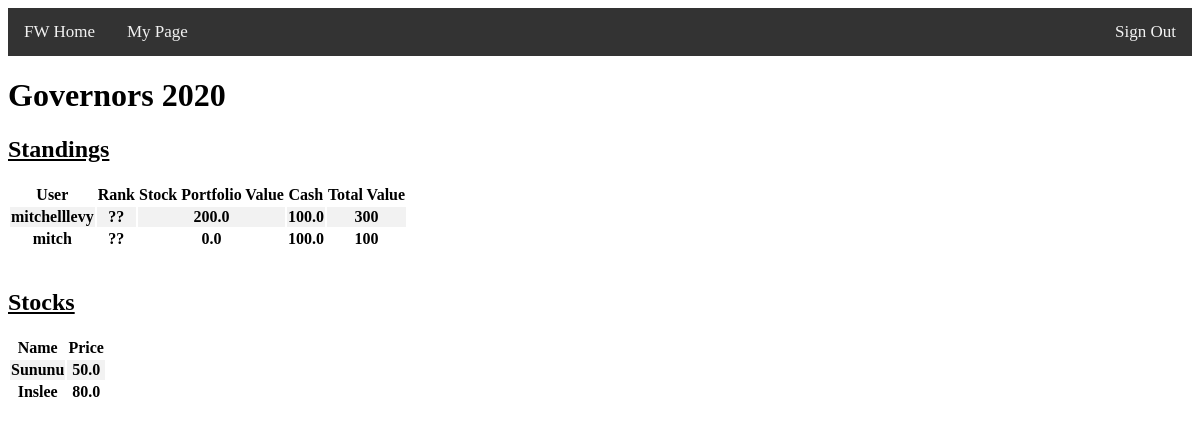
Page /league/12/ (signed in) on the earlier database version.
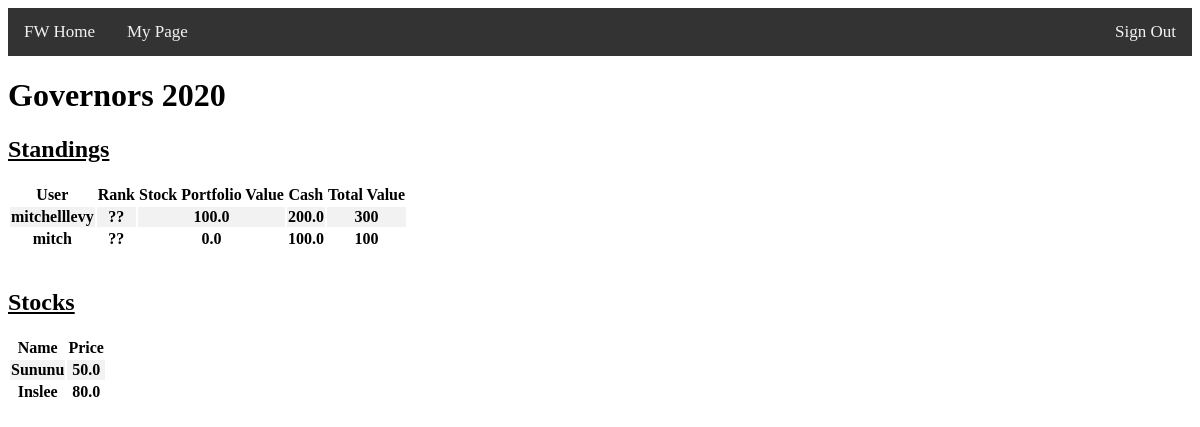
Same page on the later database version.
### fantasyworld/models.py (models this page shows, shortened)
class Team(models.Model):
	user = models.ForeignKey(Profile, on_delete=models.CASCADE)
	league_session = models.ForeignKey(LeagueSession, on_delete=models.CASCADE)
	team_name = models.CharField(max_length=100, default = "Team")
	is_commissioner = models.BooleanField(default=False)
	budget = models.FloatField(default=100)
	def get_current_stock_quantity(self, stock):
		quantity = 0
		transactions = stock.stocktransaction_set.filter(team=self)
		for transaction in transactions:
			if transaction.bought_stock == True:
				quantity += transaction.quantity
			if transaction.sold_stock == True:
				quantity -= transaction.quantity
		return quantity

class Profile(models.Model):
	user = models.OneToOneField(User, on_delete=models.CASCADE)

### fantasyworld/views/league_views.py (the view)
# urls.py: path('league/<int:league_id>/', views.league_home,
def league_home(request, league_id):
	try:
		league = League.objects.get(pk=league_id)
	except League.DoesNotExist:
		raise Http404("League Does Not Exist :(")
	try:
		user = request.user
		if len(Profile.objects.filter(user=user)) == 0:
			prof = Profile(user=user)
			prof.save()
		league_session = LeagueSession.objects.get(league=league,
			is_current_league_session=True)
		teams = Team.objects.filter(league_session=league_session)
		if user.is_authenticated:
			user_in_league = Team.objects.filter(league_session = league_session,
				user=Profile.objects.get(user=user)).exists()
		all_stocks = Stock.objects.filter(league_session=league_session)
		team_portfolio_values = {}
		for team in teams:
			portfolio_value = 0
			for stock in all_stocks:
				quantity = team.get_current_stock_quantity(stock)
				price = stock.price
				portfolio_value += quantity*price
			team_portfolio_values[team] = portfolio_value
	except Exception as e:
		raise Http404(e)
	return render(request, 'fantasyworld/league_home.html',
		context={'league': league,
					'user_in_league': user_in_league,
					'team_portfolio_values': team_portfolio_values,
					'all_stocks': all_stocks})

### fantasyworld/templates/fantasyworld/league_home.html (shortened to what this page needs)
{% extends 'fantasyworld/base.html' %}
{% block content %}
<h1>{{league.name}}</h1>
{% if league.is_public or user_in_league %}
<h2><u>Standings</u></h2>
<table class="table table-striped" style="margin-top: 5px;">
  <thead>
    <tr>
      <th scope="col">User</th>
      <th scope="col">Rank</th>
      <th scope="col">Stock Portfolio Value</th>
      <th scope="col">Cash</th>
      <th scope="col">Total Value</th>
    </tr>
  </thead>
  <tbody>
  {% for team, team_portfolio_value in team_portfolio_values.items %}
    <tr>
      <th> {{team.user.user}} </th>
      <th> ?? </th>
      <th> {{team_portfolio_value}} </th>
      <th> {{team.budget}} </th>
      <th> {{team.budget|add:team_portfolio_value}} </th>
  {% endfor %}
  </tbody>
</table>
<br>
<h2><u>Stocks</u></h2>
  {% if all_stocks %}
  <table class="table table-striped" style="margin-top: 5px;">
    <thead>
      <tr>
        <th scope="col">Name</th>
        <th scope="col">Price</th>
      </tr>
    </thead>
    <tbody>
      {% for stock in all_stocks %}
        <tr>
        <th> {{stock.name}} </th>
        <th> {{stock.price}} </th>
        </tr>
      {% endfor %}
    </tbody>
  </table>
  {% endif %}
{%endif %}
{% endblock %}

Differences in the rows shown:
changed Team "mitchelllevy": team_portfolio_value "200.0" → "100.0"; budget "100.0" → "200.0"
